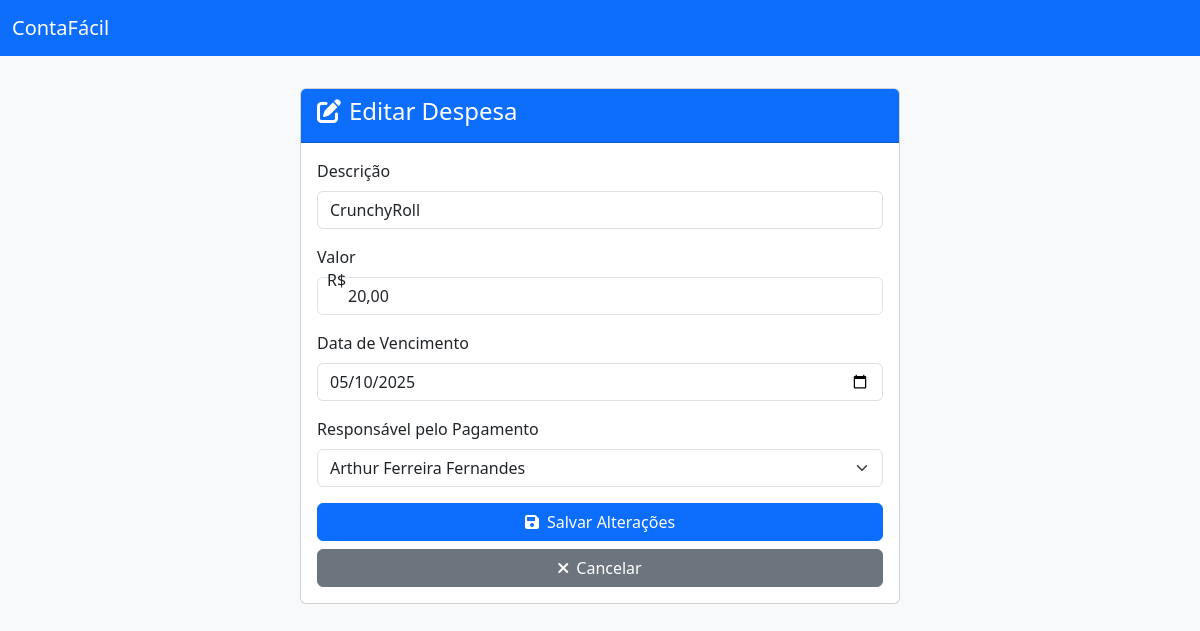
/editar_despesa.php?id=16&grupo_id=2 (signed in), run on the app's committed database.
### tables this page shows
CREATE TABLE `despesas` (
  `id` int(11) NOT NULL,
  `grupo_id` int(11) NOT NULL,
  `tipo` enum('fixa','variavel') NOT NULL COMMENT 'Fixa ou Variável',
  `titulo` varchar(100) NOT NULL,
  `valor_total` decimal(10,2) NOT NULL,
  `dia_vencimento` tinyint(3) UNSIGNED DEFAULT NULL COMMENT 'Dia do mês (1-31) - Apenas para fixas',
  `data_vencimento` date DEFAULT NULL COMMENT 'Data específica - Apenas para variáveis',
  `pagador_id` int(11) NOT NULL,
  `data_registro` timestamp NOT NULL DEFAULT current_timestamp()
);

CREATE TABLE `usuarios` (
  `id` int(11) NOT NULL,
  `nome_completo` varchar(255) NOT NULL,
  `cpf` char(11) DEFAULT NULL,
  `email` varchar(255) NOT NULL,
  `senha_hash` varchar(255) NOT NULL,
  `data_cadastro` timestamp NOT NULL DEFAULT current_timestamp(),
  `confirmado` tinyint(1) DEFAULT 0,
  `token` varchar(255) DEFAULT NULL,
  `data_expiracao_token` datetime DEFAULT NULL
);

### editar_despesa.php (the view, shortened to what this page needs)
<?php
$despesa_id = $_GET['id'];
$grupo_id = $_GET['grupo_id'];
$usuario_id = $_SESSION['usuario_id'];
$conexao = new mysqli(DB_HOST, DB_USER, DB_PASS, DB_NAME);
$sql = "SELECT d.* FROM despesas d
        JOIN grupo_membros gm ON d.grupo_id = gm.grupo_id
        WHERE d.id = ? AND d.grupo_id = ? AND gm.usuario_id = ?";
$stmt = $conexao->prepare($sql);
$stmt->bind_param('iii', $despesa_id, $grupo_id, $usuario_id);
$stmt->execute();
$despesa = $stmt->get_result()->fetch_assoc();
$sql_membros = "SELECT u.id, u.nome_completo
FROM grupo_membros gm
JOIN usuarios u ON gm.usuario_id = u.id
WHERE gm.grupo_id = ?";
$stmt = $conexao->prepare($sql_membros);
$stmt->bind_param('i', $grupo_id);
$stmt->execute();
$membros = $stmt->get_result()->fetch_all(MYSQLI_ASSOC);
?>
<!DOCTYPE html>
<html lang="pt-BR">
<head>
    <link href="https://cdn.jsdelivr.net/npm/bootstrap@5.3.0/dist/css/bootstrap.min.css" rel="stylesheet">
    <link rel="stylesheet" href="https://cdnjs.cloudflare.com/ajax/libs/font-awesome/6.0.0/css/all.min.css">
    <link rel="stylesheet" href="styles/editar_despesa.css">
</head>
<body class="bg-light">
    <nav class="navbar navbar-expand-lg navbar-dark bg-primary mb-4">
        <div class="container-fluid">
            <a class="navbar-brand" href="index.php">ContaFácil</a>
        </div>
    </nav>
    <div class="container">
        <div class="card card-edicao">
            <div class="card-header bg-primary text-white">
                <h4><i class="fas fa-edit me-2"></i>Editar Despesa</h4>
            </div>
            <div class="card-body">
                <form method="POST">
                    <div class="mb-3">
                        <label class="form-label">Descrição</label>
                        <input type="text" name="titulo" class="form-control"
                               value="<?= htmlspecialchars($despesa['titulo']) ?>" required>
                    </div>
                    <div class="mb-3 money-input">
                        <label class="form-label">Valor</label>
                        <span>R$</span>
                        <input type="text" name="valor_total" class="form-control"
                               value="<?= number_format($despesa['valor_total'], 2, ',', '.') ?>"
                               required>
                    </div>
                    <div class="mb-3">
                        <label class="form-label">Data de Vencimento</label>
                        <input type="date" name="data_vencimento" class="form-control"
                               value="<?= date('Y-m-d', strtotime($despesa['data_vencimento'])) ?>"
                               required>
                    </div>
                    <div class="mb-3">
                        <label class="form-label">Responsável pelo Pagamento</label>
                        <select name="pagador_id" class="form-select" required>
                            <?php foreach ($membros as $membro): ?>
                            <option value="<?= $membro['id'] ?>"
                                <?= $membro['id'] == $despesa['pagador_id'] ? 'selected' : '' ?>>
                                <?= htmlspecialchars($membro['nome_completo']) ?>
                            </option>
                            <?php endforeach; ?>
                        </select>
                    </div>
                    <div class="d-grid gap-2">
                        <button type="submit" class="btn btn-primary">
                            <i class="fas fa-save me-2"></i>Salvar Alterações
                        </button>
                        <a href="index.php" class="btn btn-secondary">
                            <i class="fas fa-times me-2"></i>Cancelar
                        </a>
                    </div>
                </form>
            </div>
        </div>
    </div>
</body>
</html>

### styles/editar_despesa.css (style rules this page uses)
.card-edicao { max-width: 600px; margin: 2rem auto; }
.money-input { position: relative; }
.money-input span { position: absolute; left: 10px; top: 50%; transform: translateY(-50%); }
.money-input input { padding-left: 30px; }

### data on the page
despesas: titulo "CrunchyRoll", valor_total "20,00", data_vencimento "05/10/2025", pagador_id "Arthur Ferreira Fernandes"
